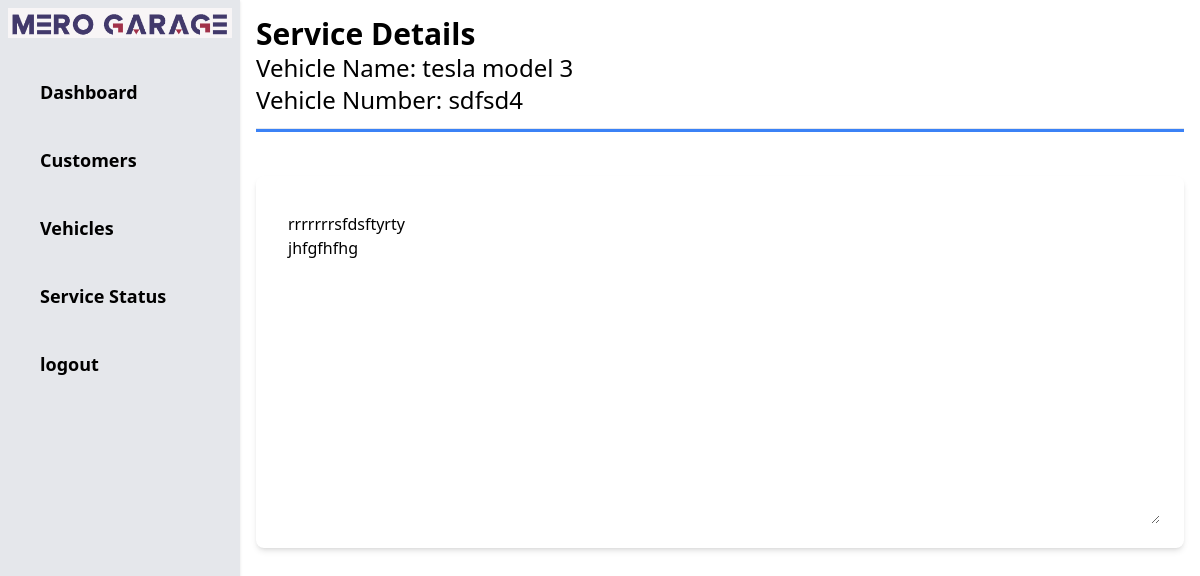
The app's page /admin/serviceview.php?sid=3, older data.
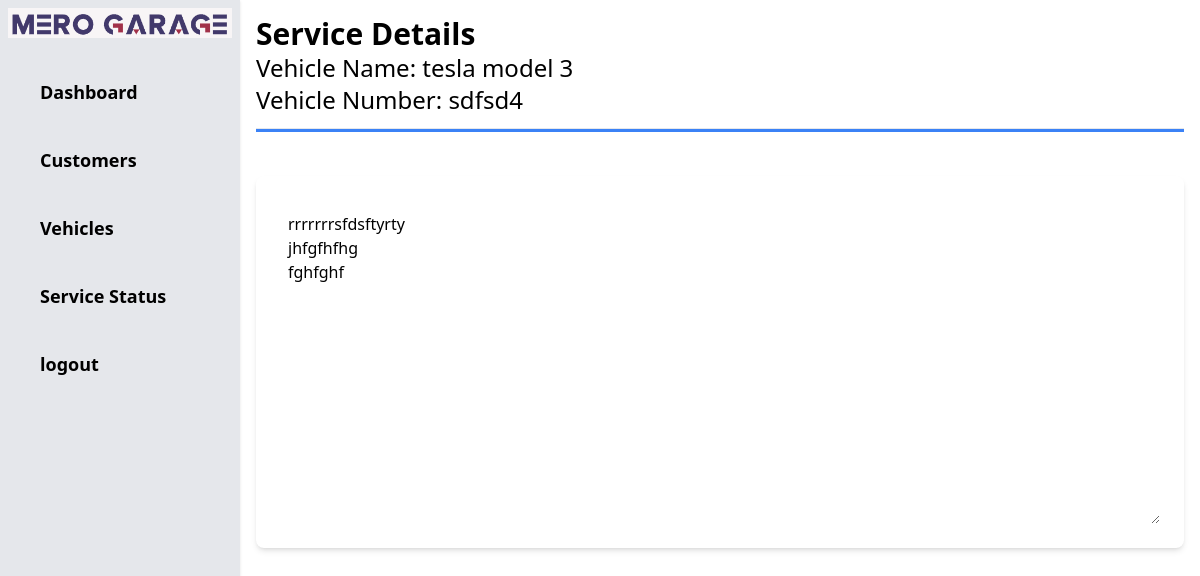
The same page, newer data.
### tables this page shows
CREATE TABLE `services` (
  `sid` int(11) NOT NULL,
  `vid` int(11) NOT NULL,
  `sdescription` varchar(500) NOT NULL,
  `sstatus` varchar(10) NOT NULL,
  `supdate` datetime NOT NULL DEFAULT CURRENT_TIMESTAMP
);

### admin/serviceview.php (the view, shortened to what this page needs)
<?php include 'header.php'; ?>
<?php
    $sid = $_GET['sid'];
    $qry = "SELECT * FROM services WHERE sid = '$sid'";
    include '../includes/dbconnection.php';
    $result = mysqli_query($conn, $qry);
    $row = mysqli_fetch_assoc($result);
    $sdescription = $row['sdescription'];
    $vid = $row['vid'];
    $qry2 = "SELECT * FROM vehicles WHERE vid = '$vid'";
    $result2 = mysqli_query($conn, $qry2);
    $row2 = mysqli_fetch_assoc($result2);
?>
<h1 class="text-3xl font-bold">Service Details</h1>
<h1 class="text-2xl">Vehicle Name: <?php echo $row2['vname'] ?></h1>
<h1 class="text-2xl">Vehicle Number: <?php echo $row2['vnumber'] ?></h1>
    <hr class="my-3 h-1 bg-blue-500">
        <div class="container mx-auto py-8">
        <div class="bg-white shadow-md rounded-lg p-6">
            <textarea readonly id="vservice" name="sdescription" placeholder="Enter Services Details"
                        class="mt-1 p-2 block w-full h-80 rounded-md border-gray-300 focus:border-purple-400 focus:outline-none focus:ring focus:ring-purple-300"><?php echo $sdescription; ?></textarea>
        </div>

Row changes from the older to the newer data that the page shows:
changed services: sdescription "rrrrrrrsfdsftyrty jhfgfhfhg" → "rrrrrrrsfdsftyrty jhfgfhfhg fghfghf"
